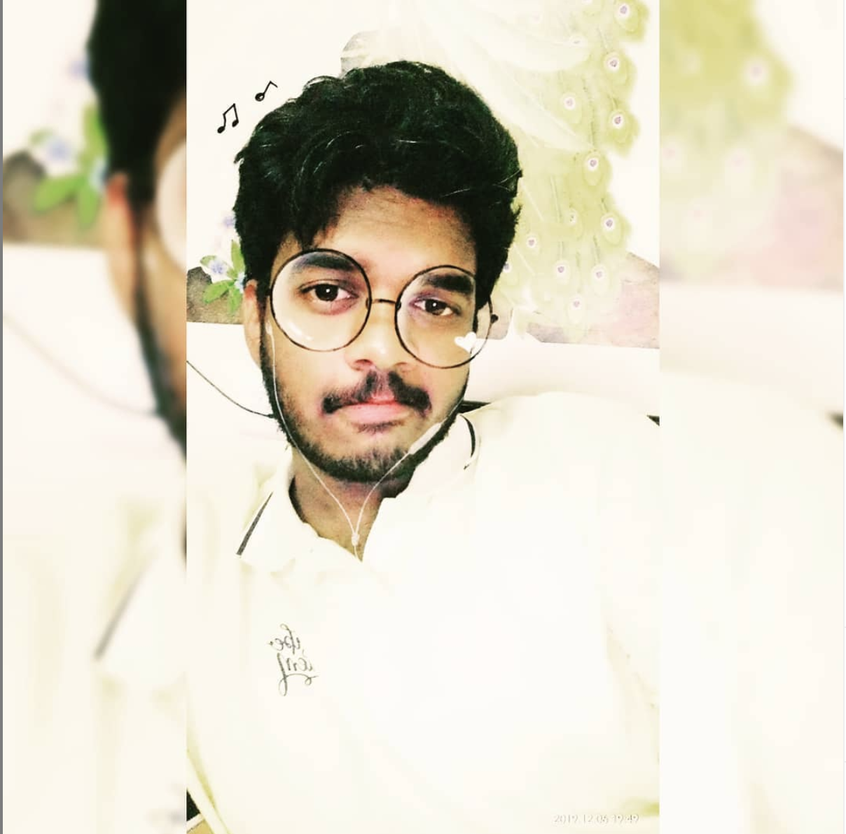
#> input picture images/me2.png, 846 x 834 px, shrunk from 1208 x 1190 before the run
$ jupyter execute 'Harr cascades.ipynb'
#> lines starting #> are read from the running program, lines starting #| are printed output that depends on the picture
[cell 1]
import numpy as np
import matplotlib.pyplot as plt
import cv2

[cell 2]
# Importing the image

image = cv2.imread('images/me2.png')
#> image is the input picture: shape (834, 846, 3); mean B, G, R 199.8, 215.8, 221.7

image = cv2.cvtColor(image,cv2.COLOR_BGR2RGB)

plt.imshow(image)

[cell 3]
# Converting to gray scale

gray_image = cv2.cvtColor(image,cv2.COLOR_RGB2GRAY)
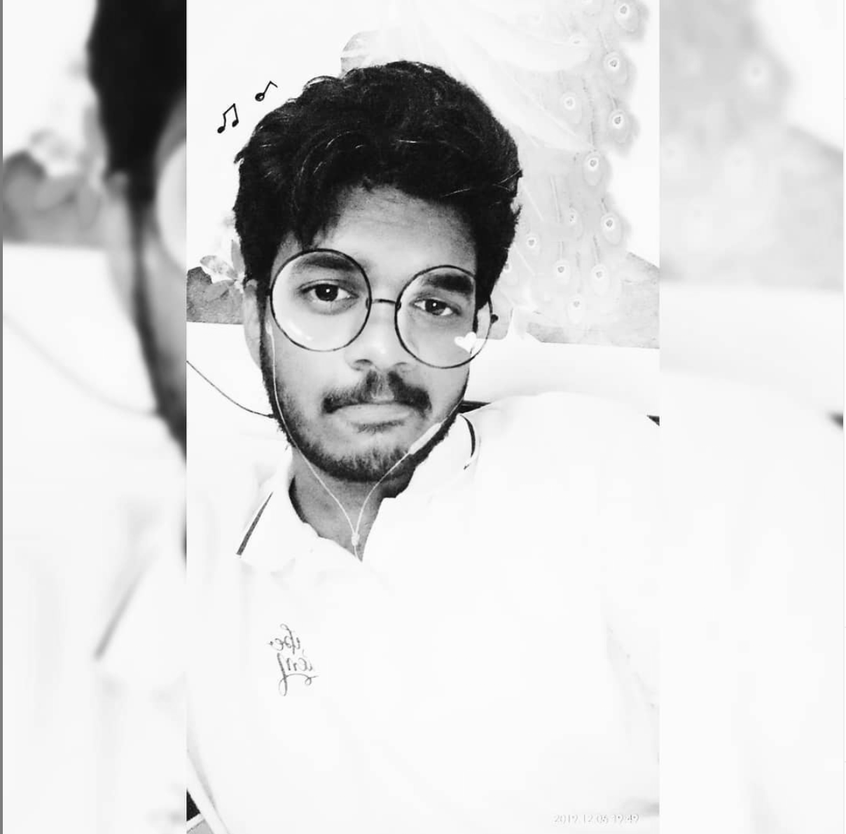
#> gray_image: shape (834, 846); min 0, max 255, mean 215.7

plt.imshow(gray_image,cmap='gray')

## Face Detection

[cell 4]
# Loding the architecture

face_cascading = cv2.CascadeClassifier('detector architecture/haarcascade_frontalface_default.xml')

faces = face_cascading.detectMultiScale(gray_image,4,6)
#> faces = [[206, 139, 384, 384]]

[cell 5]
print('No. of Faces detected: ',len(faces))
#| No. of Faces detected:  1

[cell 6]
img_with_detections = np.copy(image)   # make a copy of the original image to plot rectangle detections ontop of

# loop over our detections and draw their corresponding boxes on top of our original image
for (x,y,w,h) in faces:
    cv2.rectangle(img_with_detections,(x,y),(x+w,y+h),(255,0,0),5)
#> this loop made 1 pass
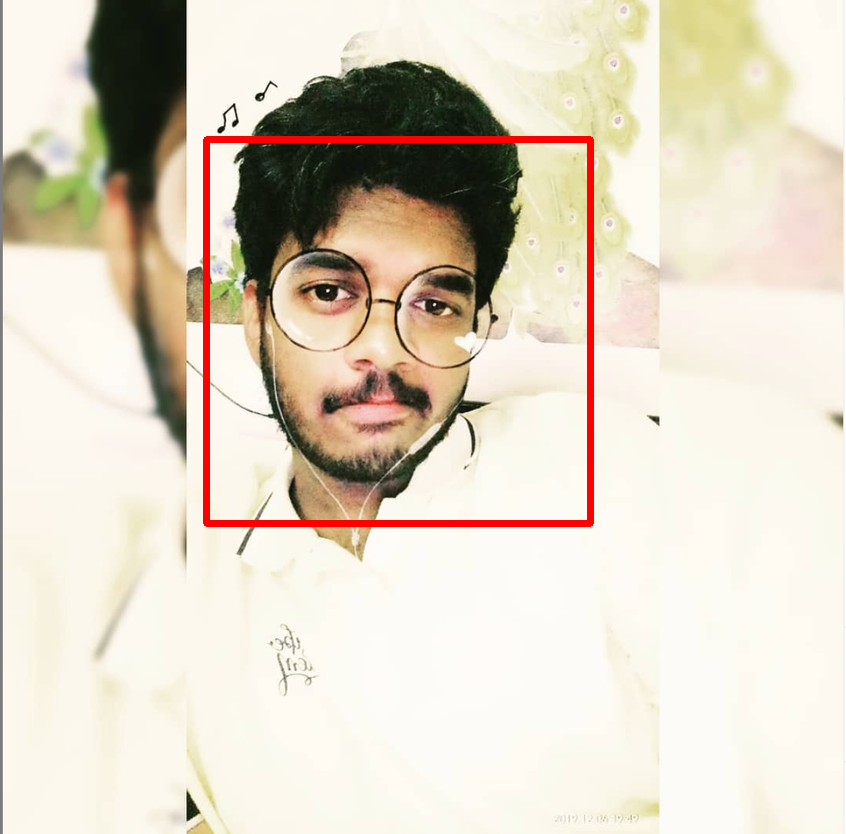
#> img_with_detections: shape (834, 846, 3); mean R, G, B 222.5, 212.8, 197

# display the result
plt.figure(figsize=(20,10))
plt.imshow(img_with_detections)

## Eyes Detection

[cell 7]
# Loding the architecture

eyes_cascading = cv2.CascadeClassifier('detector architecture/haarcascade_eye.xml')

eyes = face_cascading.detectMultiScale(gray_image,4,6)
#> eyes = [[206, 139, 384, 384]]

[cell 8]
print('No. of Eyes detected: ',len(eyes))
#| No. of Eyes detected:  1

[cell 9]
img_with_detections = np.copy(image)   # make a copy of the original image to plot rectangle detections ontop of

# loop over our detections and draw their corresponding boxes on top of our original image
for (x,y,w,h) in eyes:
    cv2.rectangle(img_with_detections,(x,y),(x+w,y+h),(255,0,0),5)

# display the result
plt.figure(figsize=(20,10))
plt.imshow(img_with_detections)

$ run again, with images/me.png copied over images/me2.png
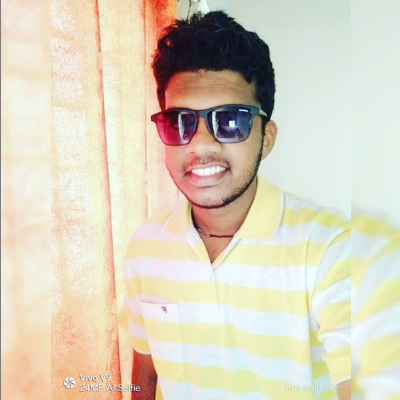
#> input picture images/me.png, 400 x 400 px
#> image is the input picture: shape (400, 400, 3); mean B, G, R 190.5, 210.5, 218.5
#> `gray_image = cv2.cvtColor(image,cv2.COLOR_RGB2GRAY)`:
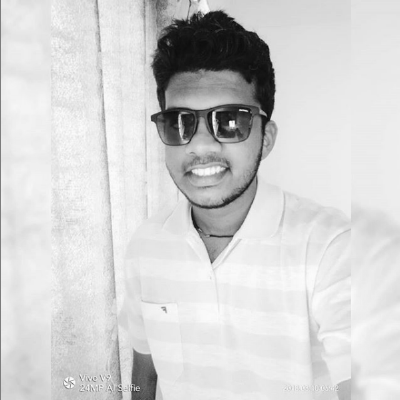
#> gray_image: shape (400, 400); min 8, max 254, mean 210.6
#> faces = ()
#| No. of Faces detected:  0
#| No. of Eyes detected:  0
